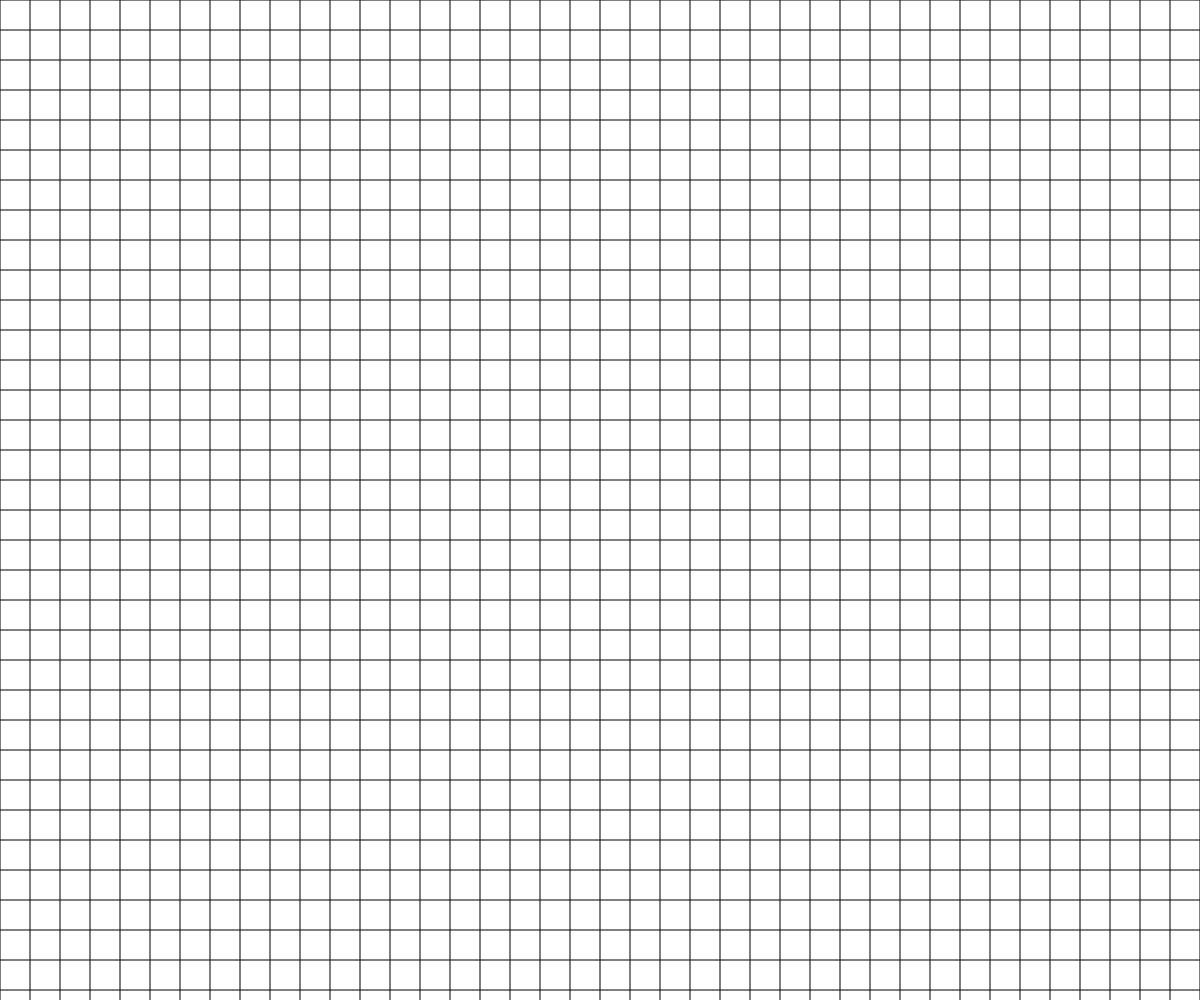
Frame 1 (no input)
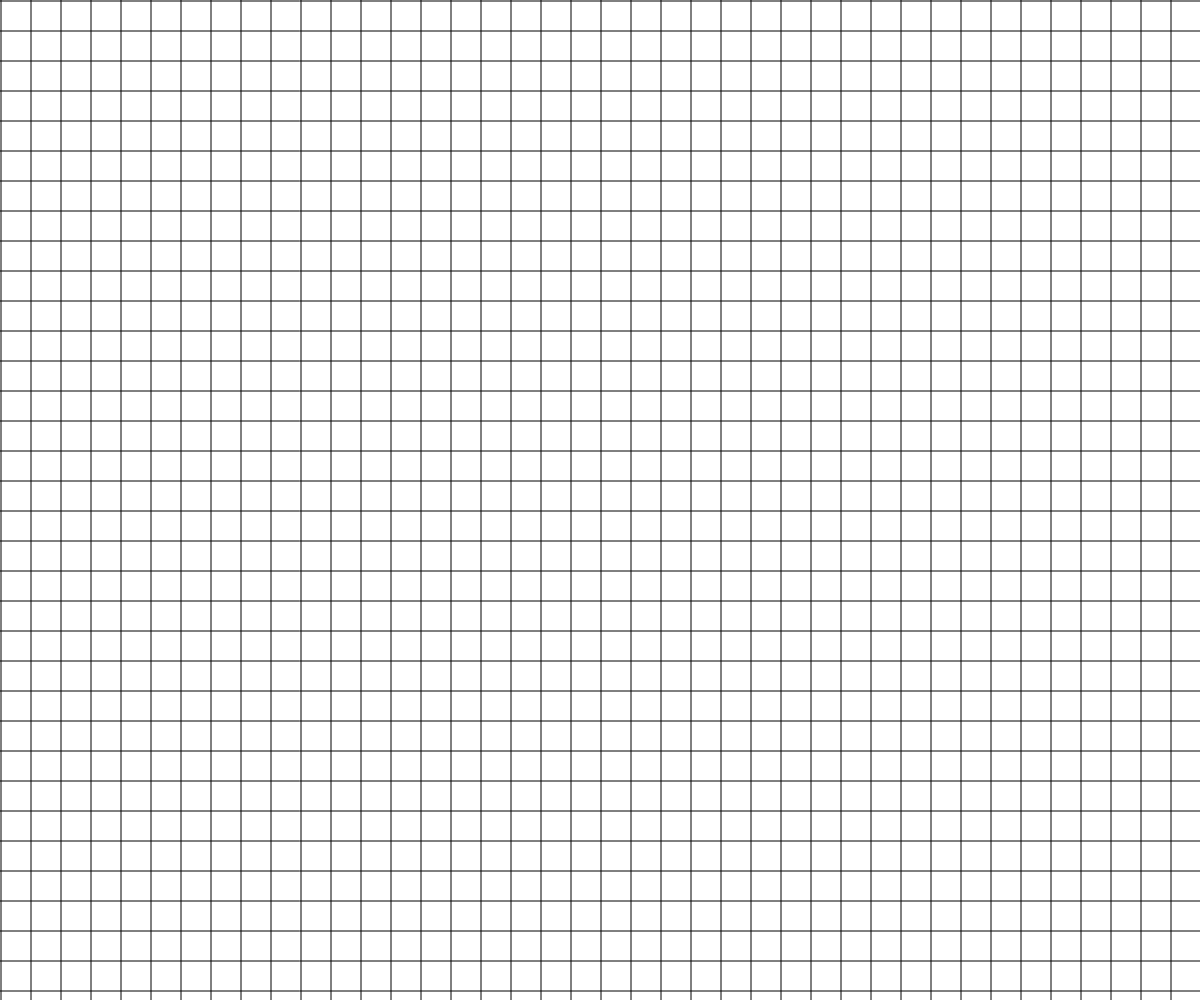
Frame 60 (no input)
Frame 120 (the mouse pressed at the canvas centre since frame 60): identical to frame 60, image omitted

The p5.js sketch that drew these frames (run headless with seeded random() and noise() and a simulated clock; from frame 60 on, the mouse is pressed at the canvas centre):

// p5.js sketch
// ── sketch.js
// Project Title
// Your Name
// Date
//
// Extra for Experts:
// - describe what you did to take this project "above and beyond"

let bg;

function setup() {
  createCanvas(windowWidth, windowHeight);

  bg = new Displayer(30);
}

function draw() {
  background(255);

  bg.drawGrid();
  bg.move(-1, -1);

  loadPixels();
  fill(255, 0, 0);
  for (let i = 0; i < 1; i++) {

    // bg.pixRect2(0, 0, width, height, color(255, 0, 0));
    // rect(100, 200, 1000, 1000);
  }

  updatePixels();
  console.log(frameRate());
  // bg.pixRect2(100, 200, 100, 100, color(255, 255, 0));
}

class Displayer {
  constructor(cellSize) {
    this.cellSize = cellSize;

    this.numX = ceil(width/cellSize);
    this.numY = ceil(height/cellSize);

    this.translationX = 0;
    this.translationY = 0;
  }

  drawGrid() {
    push();
    translate(this.translationX % this.cellSize, this.translationY % this.cellSize);

    for (let i = -1; i < this.numX+1; i++) {
      let x = i*this.cellSize;
      line(x, -this.cellSize, x, height + this.cellSize);
    }
    for (let i = -1; i < this.numY+1; i++) {
      let y = i*this.cellSize;
      line(-this.cellSize, y, width + this.cellSize, y);
    }

    pop();
  }

  move(x, y) {
    this.translationX += x;
    this.translationY += y;
  }

  pixRect(x, y, w, h, col) {
    // loadPixels();
    for (let xi = 0; xi < w; xi++) {
      for (let yi = 0; yi < h; yi++) {
        let index = 4 * ((y + yi) * width + (x + xi));
        pixels[index] = red(col);
        pixels[index+1] = green(col);
        pixels[index+2] = blue(col);
      }
    }
    // updatePixels();
  }
  pixRect2(x, y, w, h, col) {
    // loadPixels();
    for (let i = 0; i < w*h; i++) {
      let cx = i % w;
      let cy = floor(i/w);
      let index = 4 * ((y + cy) * width + (x + cx));

      pixels[index] = red(col);
      pixels[index+1] = green(col);
      pixels[index+2] = blue(col);
    }
    // updatePixels();
  }
}
